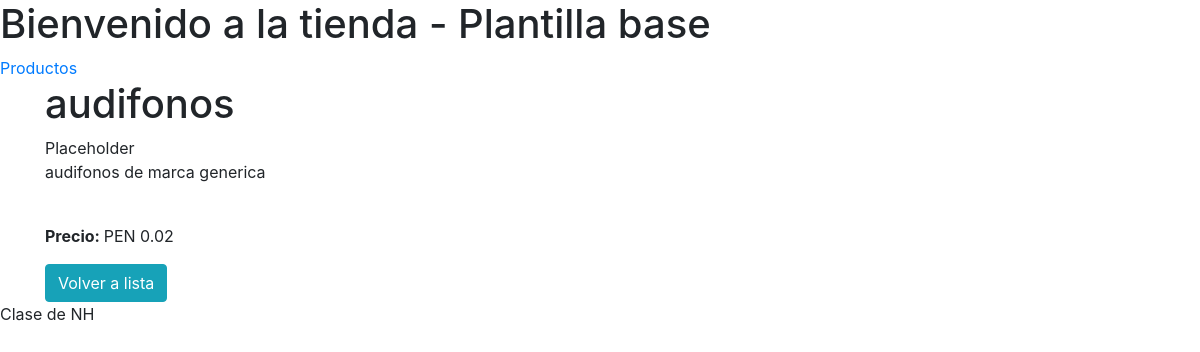
/productos/detailview/2/, run on the app's committed database.
### productos/models.py (models this page shows, shortened)
class Producto(models.Model):
    name = models.CharField(max_length=200)
    descripcion = models.TextField()
    price = models.DecimalField(max_digits=10, decimal_places=2)
    image = models.ImageField(upload_to="productos/", null=True, blank=True)
    is_deleted = models.BooleanField(default=False)
    proveedor = models.ForeignKey(
        Proveedor, related_name="productos", on_delete=models.CASCADE
    )

### productos/views.py (the view)
# urls.py: path('detailview/<int:pk>/',views.ProductoView.as_view(), name ='product_detailview'),
class ProductoView(DetailView):
    model = Producto
    template_name = 'producto/product_detail.html'

### productos/templates/producto/product_detail.html (shortened to what this page needs)
{% extends "base.html" %}
{% block content %}
<h1>{{object.name}}</h1>
<span>Placeholder</span>
<p>{{object.descripcion}}</p>
<p><strong>Precio: </strong> PEN {{object.price}}</p>
<a class="btn btn-info" href="/productos/">Volver a lista</a>
{% endblock %}

### data on the page
Producto: name "audifonos", descripcion "audifonos de marca generica", price "0.02"
